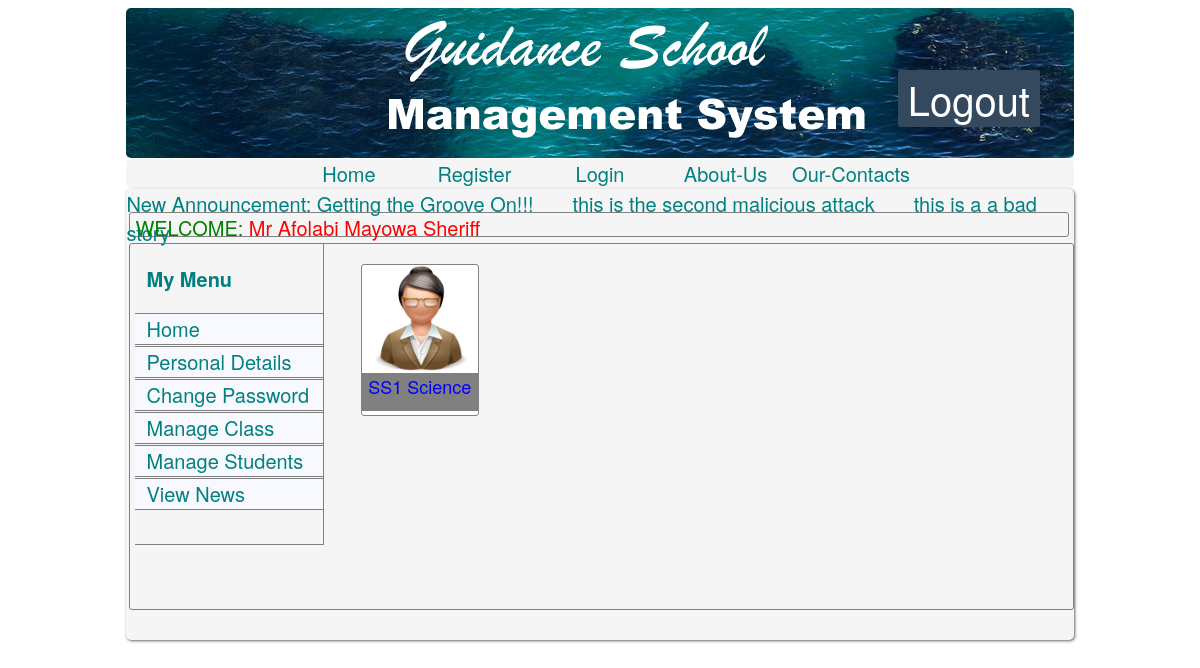
The app's page /teacher/manage_class.php (signed in) with its own data.
### tables this page shows
CREATE TABLE IF NOT EXISTS `notice` (
  `id` int(3) unsigned NOT NULL AUTO_INCREMENT,
  `notice` varchar(500) NOT NULL,
  PRIMARY KEY (`id`),
  UNIQUE KEY `id` (`id`)
);

CREATE TABLE IF NOT EXISTS `classes` (
  `id` int(10) NOT NULL AUTO_INCREMENT,
  `class_name` varchar(50) NOT NULL,
  `subjects` varchar(500) NOT NULL,
  `no_of_subjects` int(10) NOT NULL,
  `class_teacher` varchar(50) NOT NULL,
  `session` varchar(20) NOT NULL,
  PRIMARY KEY (`id`)
);

### teacher/session.php (called while the page is built, shortened)
<?php
if(!empty($_SESSION['teacheruser'])){
if(!empty($_SESSION['teacheruser'])){
$adminuser=$_SESSION['teacheruser'];
}
}else{
header('location:../index.php');
}
?>

### teacher/manage_class.php (the view, shortened to what this page needs)
<?php
include('session.php');
?>
<?php
include('header.php');
include('menu.php');
?>
<div id="body">
<?php  include('notices.php');  ?>
<?php  include('welcome.php');  ?>
<div class="mainjob">
<?php
include('leftbar.php');
?>
<div class="rightbar">
<?php
$query=mysql_query("SELECT * FROM classes WHERE class_teacher='$username'");
if(mysql_num_rows($query)>0){
while($row=mysql_fetch_assoc($query)){
$class=base64_encode($row['class_name']);
$id=base64_encode($row['id']);
echo "<a href='viewclass.php?C=".$class."&id=".$id."'>
<div class='icons'>
<img src='../images/icons/1396669040_teacher_128.png' />
<span class='inner_icons'>".$row['class_name']."</span>
</div></a>";
}
}else{
echo "No Class Found!!!!";
}
?>
</div>
</div>
</body>
</html>

### teacher/notices.php (shortened to what this page needs)
<?php
echo"<div id='notice'>";
echo"<marquee>";
$query4="SELECT notice FROM notice ORDER BY id DESC LIMIT 0,3";
$result=mysql_query($query4);
echo "New Announcement: ";
while($row=mysql_fetch_assoc($result)){
echo "{$row['notice']} &nbsp;&nbsp;&nbsp;&nbsp;&nbsp;&nbsp;";
};
echo"</marquee></div>";
?>

### css/style.css (style rules this page uses)
body { color:Teal; font-size:20px; background:url(../images/bg.jpg) repeat white; padding:0px; font-family: "Helvetica Neue", Helvetica, Arial, sans-serif; }
div { display:block; }
a { text-decoration:none; webkit-transition: 0.25s; -moz-transition: 0.25s; -o-transition: 0.25s; transition: 0.25s; }
.mainjob { width:99%; min-height:350px; display:inline-block; border-radius:3px; -moz-border-radius:3px; -webkit-border-radius:3px; border:1px solid grey; margin:3px; padding-bottom:15px; padding-left:5px; margin-bottom:30px; }
.icons { width:16%; height:150px; border-radius:3px; -moz-border-radius:3px; -webkit-border-radius:3px; border:1px solid grey; margin:20px; display:relative; float:left; align:conter; text-align:center; background-color:white; }
.inner_icons { color:blue; font-size:18px; display:inline-block; width:100%; min-height:25%; background-color:grey; z-index:auto; }
.icons img { z-index:1; height:72%; }
#notice { width:100%; height:20px }
#body { margin-top:1px; width:80%; border-radius:5px; -moz-border-radius:5px; -webkit-border-radius:5px; background-color:WhiteSmoke; margin-right:10%; margin-left:10%; box-shadow: 1px 1px 3px rgba(50, 50, 50, 0.75); display:inline-block; }
.rightbar { padding-left:10px; padding-right:10px; width:77%; display:relative; float:right; }

### records on screen
notice: notice "Getting the Groove On!!!"
notice: notice "this is the second malicious attack"
notice: notice "this is a a bad story"
classes: class_name "SS1 Science"

### other values on screen
$adminuser['surname'] "Afolabi"
$adminuser['firstname'] "Mayowa"
$adminuser['othername'] "Sheriff"
